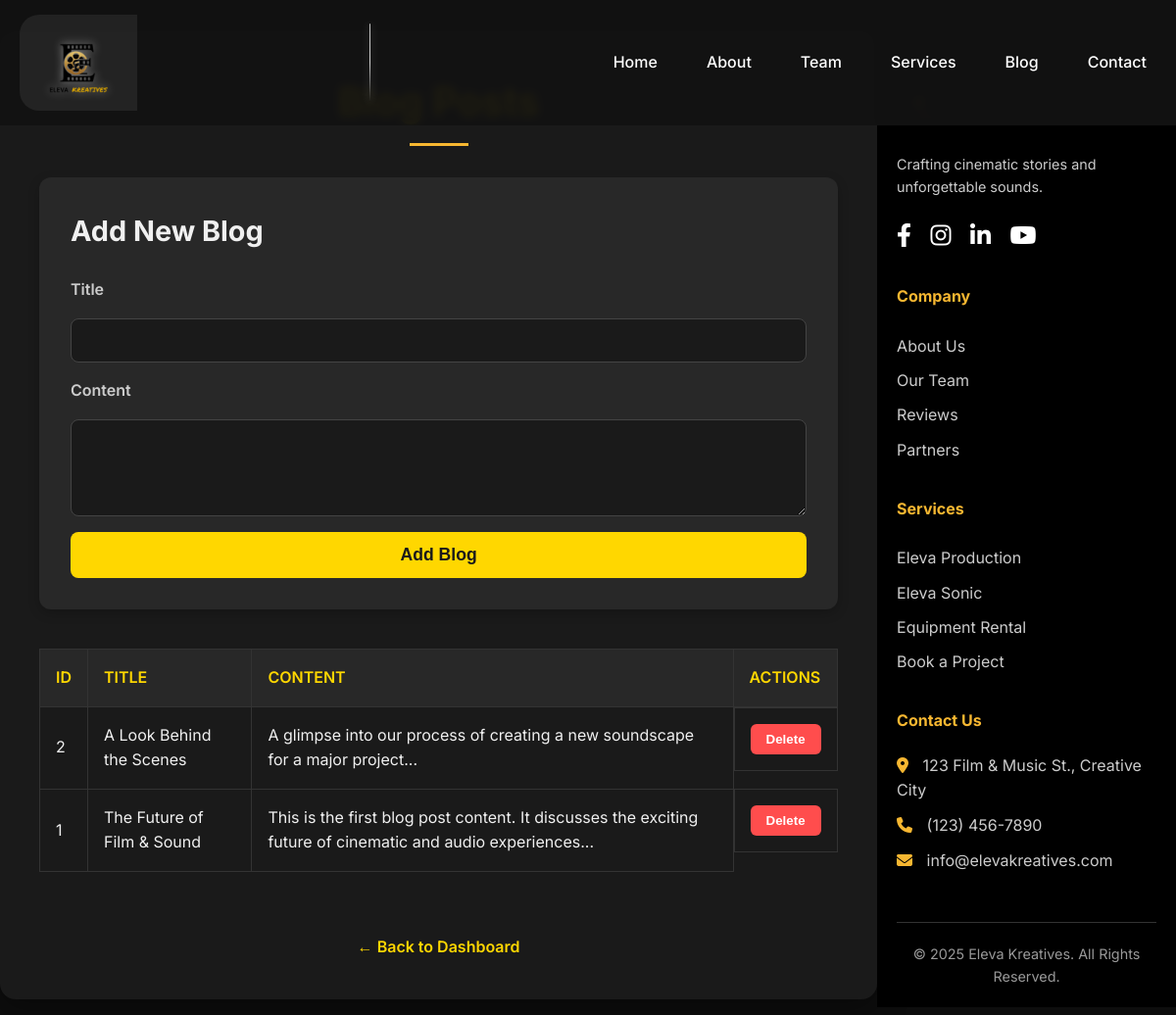
Page /admin/content_list.php on the committed database.
### tables this page shows
CREATE TABLE `blog` (
  `id` int(11) NOT NULL,
  `title` varchar(255) NOT NULL,
  `author` varchar(255) NOT NULL,
  `content` text NOT NULL,
  `featured_image` varchar(2048) DEFAULT NULL,
  `date_created` datetime NOT NULL DEFAULT current_timestamp()
);

### admin/content_list.php (the view, shortened to what this page needs)
<?php
require_once '../includes/header.php';
$type = $_GET['type'] ?? 'blog';
$table_map = [
    'blog' => [
        'table' => 'blog',
        'title' => 'Blog Posts',
        'fields' => ['title', 'content'],
        'add_fields' => ['title' => 'Title', 'content' => 'Content'],
        'has_date' => true
    ],
    'reviews' => [
        'table' => 'reviews',
        'title' => 'Reviews',
        'fields' => ['client_name', 'review'],
        'add_fields' => ['client_name' => 'Client Name', 'review' => 'Review'],
        'has_date' => true
    ],
    'services' => [
        'table' => 'services',
        'title' => 'Services',
        'fields' => ['service_name', 'description'],
        'add_fields' => ['service_name' => 'Service Name', 'description' => 'Description'],
        'has_date' => false
    ],
    'partners' => [
        'table' => 'partners',
        'title' => 'Partners',
        'fields' => ['name', 'description'],
        'add_fields' => ['name' => 'Name', 'description' => 'Description'],
        'has_date' => false
    ],
    'team' => [
        'table' => 'team',
        'title' => 'Team Members',
        'fields' => ['photo_path', 'name', 'role', 'bio'],
        'add_fields' => ['name' => 'Name', 'role' => 'Role', 'bio' => 'Bio', 'photo_path' => 'Photo'],
        'has_date' => false
    ],
];
$info = $table_map[$type];
$table = $info['table'];
$title = $info['title'];
$fields = $info['fields'];
$add_fields = $info['add_fields'];
$items = [];
$result = $conn->query("SELECT * FROM `$table` ORDER BY id DESC");
if ($result) {
    while ($row = $result->fetch_assoc()) {
        $items[] = $row;
    }
}
?>
<!DOCTYPE html>
<html lang="en">
<head>
    <link rel="stylesheet" href="../assets/css/style.css">
</head>
<body>
    <div class="content-list-container">
        <h2><?php echo htmlspecialchars($title); ?></h2>
        <div class="add-form-container">
            <h3>Add New <?php echo ucwords(str_replace('_', ' ', $type)); ?></h3>
            <form method="post" action="" enctype="multipart/form-data">
                <?php foreach ($add_fields as $field => $label): ?>
                    <label for="<?php echo $field; ?>"><?php echo htmlspecialchars($label); ?></label>
                    <?php if ($field === 'photo_path'): ?>
                        <input type="file" name="photo_path" id="photo_path" accept="image/*">
                    <?php elseif ($field === 'content' || $field === 'review' || $field === 'description' || $field === 'bio'): ?>
                        <textarea name="<?php echo $field; ?>" id="<?php echo $field; ?>" rows="4" required></textarea>
                    <?php else: ?>
                        <input type="text" name="<?php echo $field; ?>" id="<?php echo $field; ?>" required>
                    <?php endif; ?>
                <?php endforeach; ?>
                <button type="submit">Add <?php echo ucwords(str_replace('_', ' ', $type)); ?></button>
            </form>
        </div>
        <?php if (!empty($items)): ?>
            <table class="content-list-table">
                <thead>
                    <tr>
                        <th>ID</th>
                        <?php foreach ($fields as $field): ?>
                            <th><?php echo ucwords(str_replace('_', ' ', $field)); ?></th>
                        <?php endforeach; ?>
                        <th>Actions</th>
                    </tr>
                </thead>
                <tbody>
                <?php foreach ($items as $item): ?>
                    <tr>
                        <td data-label="ID"><?php echo htmlspecialchars($item['id'] ?? ''); ?></td>
                        <?php foreach ($fields as $field): ?>
                            <td data-label="<?php echo ucwords(str_replace('_', ' ', $field)); ?>">
                                <?php if ($field === 'photo_path'): ?>
                                    <?php if (!empty($item['photo_path'])): ?>
                                        <img src="../<?php echo htmlspecialchars($item['photo_path']); ?>" alt="Team Photo" class="team-photo">
                                    <?php else: ?>
                                        No Photo
                                    <?php endif; ?>
                                <?php else: ?>
                                    <?php echo nl2br(htmlspecialchars($item[$field] ?? '')); ?>
                                <?php endif; ?>
                            </td>
                        <?php endforeach; ?>
                        <td data-label="Actions" class="action-btns">
                            <form method="post" action="" onsubmit="return confirm('Are you sure you want to delete this item?');">
                                <button type="submit">Delete</button>
                            </form>
                        </td>
                    </tr>
                <?php endforeach; ?>
                </tbody>
            </table>
        <?php else: ?>
            <p style="text-align: center; color: #ccc;">No <?php echo strtolower($title); ?> found.</p>
        <?php endif; ?>
        <div style="text-align:center; margin-top:2rem;">
            <a href="index.php" class="back-link">&larr; Back to Dashboard</a>
        </div>
    </div>
</body>
</html>
<?php require_once '../includes/footer.php'; ?>

### assets/css/style.css (style rules this page uses)
:root { --primary-color: #f7b731; --secondary-color: #333333; --background-color-dark: #121212; --background-color-light: #ffffff; --text-color-light: #ffffff; --text-color-dark: #333333; --font-family: 'Helvetica Neue', Arial, sans-serif; --transition-duration: 0.3s; }
* { box-sizing: border-box; margin: 0; padding: 0; }
html { scroll-behavior: smooth; }
body { font-family: var(--font-family); line-height: 1.6; color: var(--text-color-light); background-color: var(--background-color-dark); }
h1, h2, h3 { font-weight: 700; margin-bottom: 20px; }
h2 { font-size: 2.5rem; text-align: center; margin-bottom: 50px; position: relative; color: var(--primary-color); }
h2::after { content: ''; display: block; width: 60px; height: 3px; background: var(--primary-color); margin: 10px auto 0; }

### admin/content_list.php (style rules this page uses)
body { font-family: 'Inter', sans-serif; background-color: #0d0d0d; color: #f0f0f0; margin: 0; padding: 0; display: flex; justify-content: center; align-items: center; min-height: 100vh; }
.content-list-container { width: 95%; max-width: 1200px; margin: 2rem auto; background: #1a1a1a; padding: 2.5rem; border-radius: 16px; box-shadow: 0 8px 32px rgba(0, 0, 0, 0.4); }
.content-list-container h2 { color: #ffd700; text-align: center; margin-bottom: 2rem; font-size: 2.5rem; font-weight: 700; }
.add-form-container { background: #282828; padding: 2rem; border-radius: 12px; margin-bottom: 2.5rem; box-shadow: 0 4px 12px rgba(0,0,0,0.2); }
.add-form-container h3 { color: #f0f0f0; margin-top: 0; margin-bottom: 1.5rem; font-size: 1.8rem; }
.add-form-container form { display: flex; flex-direction: column; gap: 1rem; }
.add-form-container label { font-weight: 600; color: #ccc; }
.add-form-container input, .add-form-container textarea, .add-form-container input[type="file"] { width: 100%; padding: 0.8rem; border-radius: 8px; border: 1px solid #444; background: #1a1a1a; color: #ffd700; font-size: 1rem; transition: all 0.3s ease; }
.add-form-container button { background: #ffd700; color: #1a1a1a; border: none; border-radius: 8px; padding: 0.8rem 1.5rem; font-size: 1.1rem; font-weight: 700; cursor: pointer; transition: background-color 0.3s ease, transform 0.2s ease; }
.content-list-table { width: 100%; border-collapse: collapse; margin-top: 2rem; }
.content-list-table thead tr { background: #282828; color: #ffd700; }
.content-list-table th, .content-list-table td { border: 1px solid #333; padding: 1rem; text-align: left; word-wrap: break-word; }
.content-list-table th { font-weight: 600; text-transform: uppercase; }
.content-list-table tbody tr { background: #1a1a1a; transition: background-color 0.3s ease; }
.action-btns { display: flex; gap: 0.5rem; white-space: nowrap; }
.action-btns button { background: #ff4d4d; color: #fff; border: none; border-radius: 6px; padding: 0.5rem 1rem; font-weight: 600; cursor: pointer; transition: background-color 0.3s ease; }
.back-link { display: inline-block; margin-top: 2rem; text-align: center; color: #ffd700; text-decoration: none; font-weight: 600; transition: color 0.3s ease; }

### rows in the picture
blog: id "2", title "A Look Behind the Scenes", content "A glimpse into our process of creating a new soundscape for a major project..."
blog: id "1", title "The Future of Film & Sound", content "This is the first blog post content. It discusses the exciting future of cinematic and audio experiences..."

### other values in the picture
str_replace('_', ' ', $type) "Blog"
$label "Title"
$label "Content"
str_replace('_', ' ', $field) "TITLE"
str_replace('_', ' ', $field) "CONTENT"
